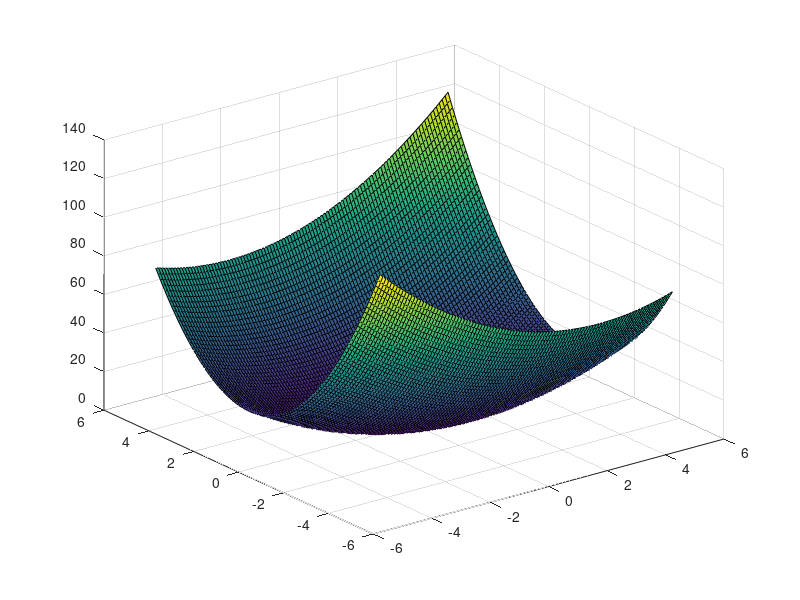

This chart was generated by the following MATLAB code:
function MPCR_Stochastic_Gradient()
 
 
 
[X,Y] = meshgrid(-5:0.1:5,-5:0.1:5);
 
Z=f(X,Y);
 
surf(X,Y,Z)
 
hold on
 
 

%%%%%%%%%%%%%%%%%%%%%%%%%%%%%%%%%%%%%%%%%%%%%%%%%%%%%%%%
%%%%%%%%%%%%%%%%%%%%%%%%%%%%%%%%%%%%%%%%%%%%%%%%%%%%%%%%
 
 
x = [5 5]';
 
 
h = 0.1;
 
for i=1:100
    
      
    xn = x - h*df(x,randi([1 2]));
  

    plot([x(1) xn(1)],[x(2) xn(2)],'wo-')
    
    
    x = xn;
    
        
end    

 

end
 
 
 
function y=f(x1,x2) 
 
y=x1.^2 + x1.*x2 + 3*x2.^2;
 
end
 
 
function g = df(x,r)
 
%f=x1.^2 + x1.*x2 + 3*x2.^2;
 
grd = [2*x(1) + x(2), x(1) + 6*x(2)];
 
g = zeros(size(x,1),1);
 
g(r) = grd(r);
 
end
 